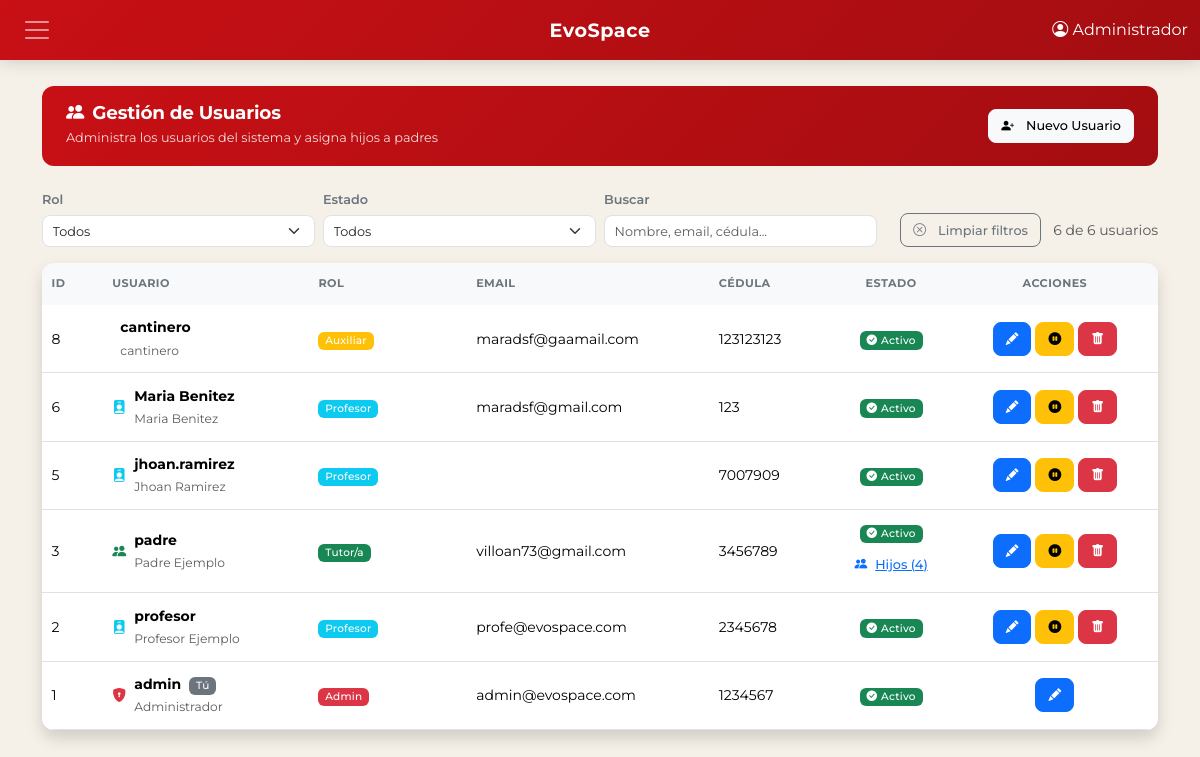
Page /secciones/usuarios.php (signed in) on the committed database.
### tables this page shows
CREATE TABLE `usuarios` (
  `id_usuario` int(11) NOT NULL,
  `usuario` varchar(50) NOT NULL,
  `email` varchar(150) NOT NULL,
  `cedula` varchar(20) NOT NULL,
  `password_hash` varchar(255) NOT NULL,
  `id_rol` int(11) NOT NULL,
  `nombre_completo` varchar(150) DEFAULT NULL,
  `telefono` varchar(20) DEFAULT NULL,
  `activo` tinyint(1) DEFAULT 1,
  `dia_cobro` tinyint(4) DEFAULT NULL,
  `fecha_creacion` timestamp NOT NULL DEFAULT current_timestamp()
);

CREATE TABLE `roles` (
  `id_rol` int(11) NOT NULL,
  `nombre` varchar(50) NOT NULL,
  `descripcion` varchar(255) DEFAULT NULL
);

### secciones/usuarios.php (the view, shortened to what this page needs)
<?php
include '../includes/header.php';
include '../includes/navbar.php';
require_once '../config/db.php';
$sql = "SELECT u.*, r.nombre AS rol_nombre,
               (SELECT GROUP_CONCAT(permiso) FROM usuarios_permisos WHERE id_usuario = u.id_usuario) AS permisos_lista,
               COUNT(a.id_alumno) AS total_hijos
        FROM usuarios u
        LEFT JOIN roles r ON u.id_rol = r.id_rol
        LEFT JOIN alumnos a ON u.id_usuario = a.id_padre
        WHERE 1=1";
$params = [];
$sql .= " GROUP BY u.id_usuario ORDER BY u.id_usuario DESC";
$stmt = $pdo->prepare($sql);
$stmt->execute($params);
$usuarios = $stmt->fetchAll(PDO::FETCH_ASSOC);
$iconosRol = [
    'admin' => 'bi-shield-lock-fill',
    'profesor' => 'bi-person-badge-fill',
    'padre' => 'bi-people-fill',
    'auxiliar' => 'bi-person-gear-fill',
];
$colorRol = [
    'admin' => 'danger',
    'profesor' => 'info',
    'padre' => 'success',
    'auxiliar' => 'warning',
];
?>
<div class="container mt-3 pb-4">
    <div class="page-header">
        <div>
            <h4 class="h4 fw-bold mb-0"><i class="bi bi-people-fill me-2"></i>Gestión de Usuarios</h4>
            <small>Administra los usuarios del sistema y asigna hijos a padres</small>
        </div>
        <button class="btn btn-light btn-sm" data-bs-toggle="modal" data-bs-target="#modalUsuario" onclick="limpiarFormulario()">
            <i class="bi bi-person-plus-fill me-1"></i> Nuevo Usuario
        </button>
    </div>
    <div class="row g-2 mb-3 align-items-end">
        <div class="col-md-3">
            <label class="form-label small">Rol</label>
            <select id="filtroRol" class="form-select form-select-sm" onchange="aplicarFiltros()">
                <option value="">Todos</option>
            </select>
        </div>
        <div class="col-md-3">
            <label class="form-label small">Estado</label>
            <select id="filtroEstado" class="form-select form-select-sm" onchange="aplicarFiltros()">
                <option value="-1">Todos</option>
            </select>
        </div>
        <div class="col-md-3">
            <label class="form-label small">Buscar</label>
            <input type="text" id="buscadorUsuario" class="form-control form-control-sm" placeholder="Nombre, email, cédula...">
        </div>
        <div class="col-md-3 text-end">
            <a href="?rol=&estado=-1" class="btn btn-outline-secondary btn-sm"><i class="bi bi-x-circle me-1"></i>Limpiar filtros</a>
            <span id="contadorUsuarios" class="text-muted small ms-2"></span>
        </div>
    </div>
    <?php if (empty($usuarios)): ?>
        <div class="alert alert-info">No hay usuarios registrados.</div>
    <?php else: ?>
        <div class="card shadow">
            <div class="card-body p-0">
                <div class="table-responsive">
                    <table class="table table-hover table-sm align-middle mb-0" id="tablaUsuarios">
                        <thead class="table-light">
                            <tr>
                                <th style="min-width:50px;">ID</th>
                                <th style="min-width:170px;">Usuario</th>
                                <th style="min-width:130px;">Rol</th>
                                <th style="min-width:200px;">Email</th>
                                <th style="min-width:100px;">Cédula</th>
                                <th class="text-center" style="min-width:100px;">Estado</th>
                                <th class="text-center" style="min-width:170px;">Acciones</th>
                            </tr>
                        </thead>
                        <tbody>
                            <?php foreach ($usuarios as $u):
                                $rolNombre = $u['rol_nombre'] ?? 'Sin rol';
                                $iconoRol = $iconosRol[$rolNombre] ?? 'bi-person-fill';
                                $colorRolU = $colorRol[$rolNombre] ?? 'secondary';
                            ?>
                            <tr data-rol="<?= htmlspecialchars($rolNombre) ?>" data-activo="<?= $u['activo'] ?>" class="fila-usuario">
                                <td><?= $u['id_usuario'] ?></td>
                                <td>
                                    <div class="d-flex align-items-center gap-2">
                                        <i class="bi <?= $iconoRol ?> text-<?= $colorRolU ?>"></i>
                                        <div>
                                            <div class="fw-bold"><?= htmlspecialchars($u['usuario']) ?>
                                            <?php if ($u['id_usuario'] == $_SESSION['id_usuario']): ?>
                                                <span class="badge bg-secondary ms-1">Tú</span>
                                            <?php endif; ?>
                                            </div>
                                            <small class="text-muted"><?= htmlspecialchars($u['nombre_completo']) ?></small>
                                        </div>
                                    </div>
                                </td>
                                <td>
                                    <span class="badge bg-<?= $colorRolU ?>"><?= htmlspecialchars(ucfirst($rolNombre == 'padre' ? 'Tutor/a' : $rolNombre)) ?></span>
                                </td>
                                <td><?= htmlspecialchars($u['email']) ?></td>
                                <td><?= htmlspecialchars($u['cedula']) ?></td>
                                <td class="text-center">
                                    <?php if ($u['activo']): ?>
                                        <span class="badge bg-success"><i class="bi bi-check-circle-fill me-1"></i>Activo</span>
                                    <?php else: ?>
                                        <span class="badge bg-danger"><i class="bi bi-x-circle-fill me-1"></i>Inactivo</span>
                                    <?php endif; ?>
                                    <?php if ($rolNombre === 'padre'): ?>
                                        <br>
                                        <button class="btn btn-link btn-sm p-0 text-primary mt-1" data-bs-toggle="modal" data-bs-target="#modalHijos"
                                                onclick="cargarHijos(<?= $u['id_usuario'] ?>, '<?= htmlspecialchars($u['usuario']) ?>')" title="Asignar hijos">
                                            <i class="bi bi-people-fill"></i> Hijos (<?= (int)$u['total_hijos'] ?>)
                                        </button>
                                    <?php endif; ?>
                                </td>
                                <td class="text-center">
                                    <div class="d-flex justify-content-center gap-1 flex-wrap">
                                        <button class="btn btn-primary btn-sm" data-bs-toggle="modal" data-bs-target="#modalUsuario"
                                                onclick="editarUsuario(<?= htmlspecialchars(json_encode($u)) ?>)">
                                            <i class="bi bi-pencil-fill"></i>
                                        </button>
                                        <?php if ($u['id_usuario'] != $_SESSION['id_usuario']): ?>
                                            <form method="POST" style="display:inline-block;">
                                                <button type="submit" class="btn btn-<?= $u['activo'] ? 'warning' : 'success' ?> btn-sm" title="<?= $u['activo'] ? 'Desactivar' : 'Activar' ?>">
                                                    <i class="bi bi-<?= $u['activo'] ? 'pause-circle-fill' : 'play-circle-fill' ?>"></i>
                                                </button>
                                            </form>
                                            <form method="POST" style="display:inline-block;" onsubmit="return confirmarEliminar(this, '¿Seguro que deseas eliminar este usuario?');">
                                                <button type="submit" class="btn btn-danger btn-sm" title="Eliminar">
                                                    <i class="bi bi-trash-fill"></i>
                                                </button>
                                            </form>
                                        <?php endif; ?>
                                    </div>
                                </td>
                            </tr>
                            <?php endforeach; ?>
                        </tbody>
                    </table>
                </div>
            </div>
        </div>
    <?php endif; ?>
</div>
<?php include '../includes/footer.php'; ?>

### assets/css/estilos.css (style rules this page uses)
:root { --evo-primary: #c81015; --evo-primary-dark: #a30d11; --evo-primary-light: #e85a5e; --evo-secondary: #6c757d; --evo-accent: #d4a017; --evo-bg: #f5f0e8; --evo-bg-alt: #ebe5d9; --evo-surface: #ffffff; --evo-text: #2c2c2c; --evo-text-muted: #6c757d; --evo-border: #dee2e6; --evo-success: #198754; --evo-warning: #ffc107; --evo-info: #0dcaf0; --evo-danger: #dc3545; --evo-radius: 0.75rem; --evo-radius-sm: 0.5rem; --evo-shadow: 0 2px 12px rgba(0,0,0,0.08); --evo-shadow-lg: 0 8px 30px rgba(0,0,0,0.12); --evo-transition: 0.25s ease; }
* { font-family: "Montserrat", sans-serif; }
body { background-color: var(--evo-bg); padding-top: 70px; padding-bottom: 30px; color: var(--evo-text); line-height: 1.6; }
h1, h2, h3, h4, h5, h6 { font-weight: 700; letter-spacing: -0.01em; }
.btn { padding: 0.5rem 1.25rem; font-size: 0.875rem; border-radius: var(--evo-radius-sm); height: 42px; display: inline-flex; align-items: center; justify-content: center; gap: 0.5rem; white-space: nowrap; transition: all var(--evo-transition); font-weight: 500; }
.btn-sm { height: 34px; padding: 0.25rem 0.75rem; font-size: 0.8rem; }
.card { border: none; border-radius: var(--evo-radius); box-shadow: var(--evo-shadow); transition: all var(--evo-transition); overflow: hidden; }
.card-body { padding: 1.25rem; }
.table { margin-bottom: 0; }
.table { margin-bottom: 0; border-collapse: separate; border-spacing: 0; }
.table thead { position: sticky; top: 0; z-index: 2; }
.table thead th { font-weight: 700; text-transform: uppercase; font-size: 0.7rem; letter-spacing: 0.04em; color: var(--evo-text-muted); border-bottom: none; padding: 0.75rem 0.6rem; vertical-align: middle; }
.table thead tr { background: var(--evo-bg-alt); }
.table thead tr:first-child th:first-child { border-top-left-radius: var(--evo-radius-sm); }
.table thead tr:first-child th:last-child { border-top-right-radius: var(--evo-radius-sm); }
.table tbody tr { transition: background var(--evo-transition); border-bottom: 1px solid var(--evo-border); }
.table tbody tr:last-child { border-bottom: none; }
.table td { padding: 0.7rem 0.6rem; vertical-align: middle; font-size: 0.875rem; border-bottom: 1px solid var(--evo-border); }
.table-responsive { border-radius: var(--evo-radius); overflow-x: auto; }
.card-body.p-0 .table-responsive { border-radius: 0 0 var(--evo-radius) var(--evo-radius); }
.page-header { background: linear-gradient(135deg, var(--evo-primary), var(--evo-primary-dark)); color: #fff; padding: 1rem 1.5rem; border-radius: var(--evo-radius); margin-bottom: 1.25rem; display: flex; justify-content: space-between; align-items: center; flex-wrap: wrap; gap: 0.75rem; }
.page-header h4 { margin: 0; font-weight: 700; font-size: 1.15rem; }
.page-header small { opacity: 0.85; font-size: 0.8rem; }
.form-label { font-weight: 600; font-size: 0.8rem; margin-bottom: 0.3rem; color: var(--evo-text-muted); }
.form-control, .form-select { border-radius: var(--evo-radius-sm); border: 1.5px solid var(--evo-border); padding: 0.5rem 0.75rem; font-size: 0.875rem; transition: border-color var(--evo-transition), box-shadow var(--evo-transition); }
.form-control-sm, .form-select-sm { padding: 0.35rem 0.6rem; font-size: 0.8rem; }
.badge { font-weight: 500; letter-spacing: 0.02em; padding: 0.35em 0.65em; }
.gap-1 { gap: 0.25rem; }
.gap-2 { gap: 0.5rem; }

### rows in the picture
usuarios: id_usuario "8", usuario "cantinero", nombre_completo "cantinero", id_rol.nombre "Auxiliar", email "maradsf@gaamail.com", cedula "123123123", activo 1 (drawn)
usuarios: id_usuario "6", usuario "Maria Benitez", nombre_completo "Maria Benitez", id_rol.nombre "Profesor", email "maradsf@gmail.com", cedula "123", activo 1 (drawn)
usuarios: id_usuario "5", usuario "jhoan.ramirez", nombre_completo "Jhoan Ramirez", id_rol.nombre "Profesor", cedula "7007909", activo 1 (drawn)
usuarios: id_usuario "3", usuario "padre", nombre_completo "Padre Ejemplo", id_rol.nombre "Tutor/a", email "villoan73@gmail.com", cedula "3456789", activo 1 (drawn), total_hijos "4"
usuarios: id_usuario "2", usuario "profesor", nombre_completo "Profesor Ejemplo", id_rol.nombre "Profesor", email "profe@evospace.com", cedula "2345678", activo 1 (drawn)
usuarios: id_usuario "1", usuario "admin", shows "Tú", nombre_completo "Administrador", id_rol.nombre "Admin", email "admin@evospace.com", cedula "1234567", activo 1 (drawn)

### other values in the picture
$_SESSION['nombre_completo'] "Administrador"
